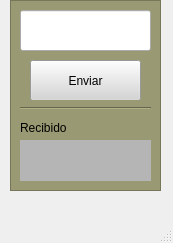
<?xml version="1.0" encoding="UTF-8"?>
<ui version="4.0">
 <class>MainWindow</class>
 <widget class="QMainWindow" name="MainWindow">
  <property name="geometry">
   <rect>
    <x>0</x>
    <y>0</y>
    <width>173</width>
    <height>243</height>
   </rect>
  </property>
  <property name="windowTitle">
   <string>MainWindow</string>
  </property>
  <widget class="QWidget" name="centralwidget">
   <widget class="QLineEdit" name="angulo">
    <property name="geometry">
     <rect>
      <x>20</x>
      <y>10</y>
      <width>131</width>
      <height>41</height>
     </rect>
    </property>
    <property name="styleSheet">
     <string notr="true">font: 14pt &quot;MS Shell Dlg 2&quot;;</string>
    </property>
   </widget>
   <widget class="QLabel" name="dato">
    <property name="geometry">
     <rect>
      <x>20</x>
      <y>140</y>
      <width>131</width>
      <height>41</height>
     </rect>
    </property>
    <property name="styleSheet">
     <string notr="true">background-color: rgb(181, 181, 181);
font: 16pt &quot;MS Shell Dlg 2&quot;;</string>
    </property>
    <property name="text">
     <string/>
    </property>
    <property name="alignment">
     <set>Qt::AlignCenter</set>
    </property>
   </widget>
   <widget class="QFrame" name="frame">
    <property name="geometry">
     <rect>
      <x>10</x>
      <y>0</y>
      <width>151</width>
      <height>191</height>
     </rect>
    </property>
    <property name="styleSheet">
     <string notr="true">background-color: rgb(153, 153, 115);</string>
    </property>
    <property name="frameShape">
     <enum>QFrame::StyledPanel</enum>
    </property>
    <property name="frameShadow">
     <enum>QFrame::Raised</enum>
    </property>
    <widget class="QLabel" name="label_2">
     <property name="geometry">
      <rect>
       <x>10</x>
       <y>120</y>
       <width>71</width>
       <height>16</height>
      </rect>
     </property>
     <property name="styleSheet">
      <string notr="true">font: 75 12pt &quot;Comic Sans MS&quot;;</string>
     </property>
     <property name="text">
      <string>Recibido</string>
     </property>
    </widget>
    <widget class="QPushButton" name="boton">
     <property name="geometry">
      <rect>
       <x>20</x>
       <y>60</y>
       <width>111</width>
       <height>41</height>
      </rect>
     </property>
     <property name="styleSheet">
      <string notr="true">font: 16pt &quot;MS Shell Dlg 2&quot;;
background-color: rgb(213, 213, 213);</string>
     </property>
     <property name="text">
      <string>Enviar</string>
     </property>
    </widget>
    <widget class="Line" name="line">
     <property name="geometry">
      <rect>
       <x>10</x>
       <y>100</y>
       <width>131</width>
       <height>16</height>
      </rect>
     </property>
     <property name="orientation">
      <enum>Qt::Horizontal</enum>
     </property>
    </widget>
   </widget>
   <zorder>frame</zorder>
   <zorder>angulo</zorder>
   <zorder>dato</zorder>
  </widget>
  <widget class="QMenuBar" name="menubar">
   <property name="geometry">
    <rect>
     <x>0</x>
     <y>0</y>
     <width>173</width>
     <height>21</height>
    </rect>
   </property>
  </widget>
  <widget class="QStatusBar" name="statusbar"/>
 </widget>
 <resources/>
 <connections/>
</ui>
